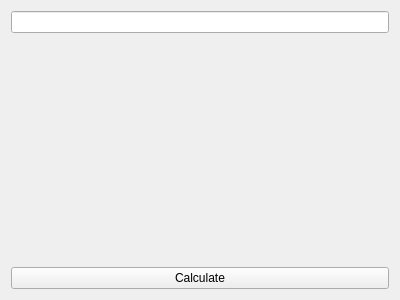
<?xml version="1.0" encoding="UTF-8"?>
<ui version="4.0">
 <class>Task1</class>
 <widget class="QWidget" name="Task1">
  <property name="geometry">
   <rect>
    <x>0</x>
    <y>0</y>
    <width>400</width>
    <height>300</height>
   </rect>
  </property>
  <property name="windowTitle">
   <string>Form</string>
  </property>
  <layout class="QVBoxLayout" name="verticalLayout_2">
   <item>
    <layout class="QVBoxLayout" name="verticalLayout">
     <item>
      <widget class="QLineEdit" name="lineEdit"/>
     </item>
     <item>
      <widget class="QLabel" name="answer">
       <property name="text">
        <string/>
       </property>
      </widget>
     </item>
     <item>
      <widget class="QPushButton" name="pushButton">
       <property name="text">
        <string>Calculate</string>
       </property>
      </widget>
     </item>
    </layout>
   </item>
  </layout>
 </widget>
 <resources/>
 <connections/>
</ui>
